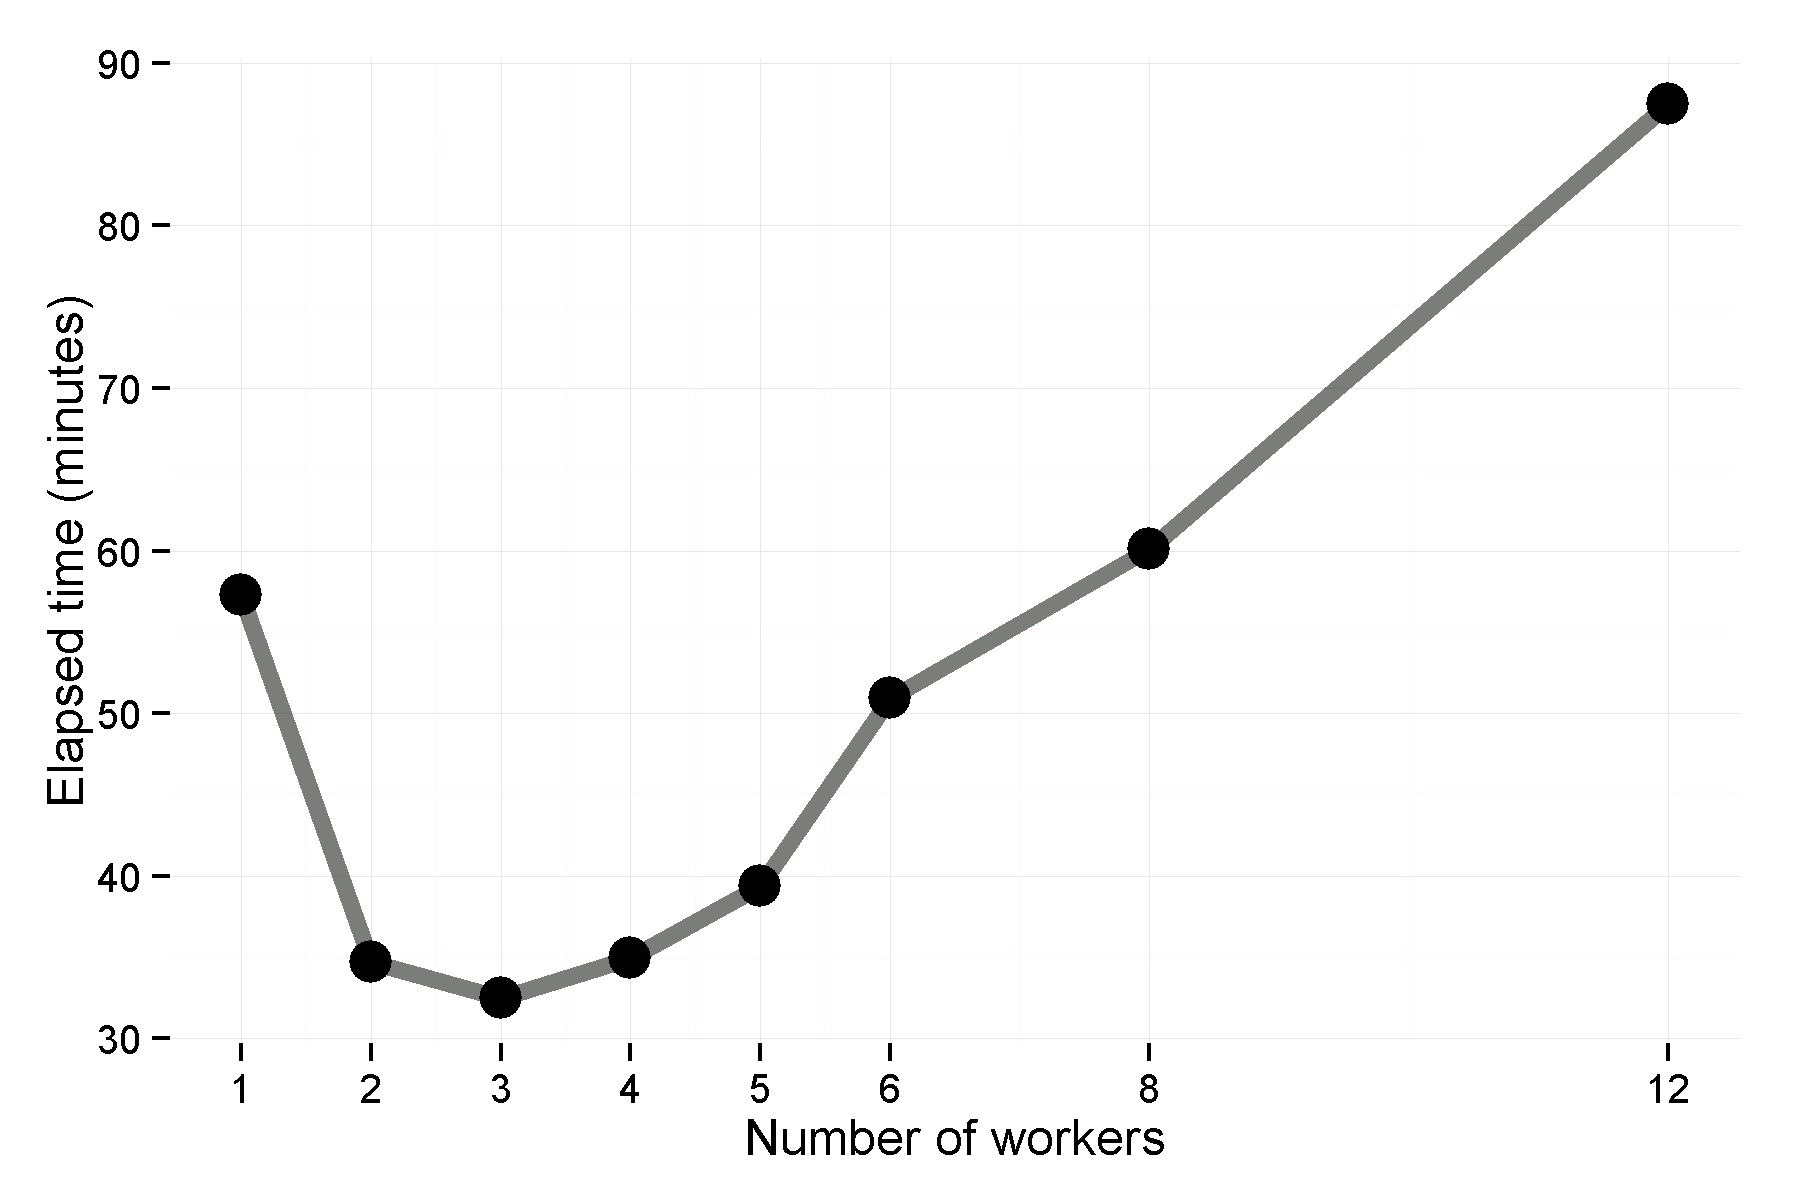

Source code (R):
sink("parallelGLMTuning.txt")

library("doParallel")
library("data.table")

Sys.info()
sessionInfo()

# Set up the test data
J <- 100  # This is the number of models to fit
N <- 1e6  # This is the size of the dataset
i <- rep(1:N, each=J)
D <- data.table(i,  # id
                j = rep(1:J, N),  # index repitition
                x1 = rep(rbinom(N, 1, 0.5), each=J),  # group membership, adult/child
                x2 = rnorm(N * J),  # fake risk factor
                x3 = rnorm(N * J),  # fake risk factor
                x4 = rbinom(N * J, 1, 0.5),  # fake risk factor
                x5 = rbinom(N * J, 1, 0.5))  # fake risk factor
D <- D[, logitp := -5 + x1 + x2 + x3 + x4 + x5]
D <- D[, p := exp(logitp) / (1 + exp(logitp))]
D <- D[, y := rbinom(N * J, 1, p)]
D <- rbind(D[, k := j], 
           D[x1 == 0, ][, k := as.integer(J * (x1 + 1) + j)], 
           D[x1 == 1, ][, k := as.integer(J * (x1 + 1) + j)])
setkey(D, k, i, j)
rm(i)
message(sprintf("Size of data.table() object: %.05g GB", object.size(D) / 1e9))

# Define the wrapper functions
runClusters <- function (workers, D) {
  model <- function (D) {
    require(data.table)
    fx <- formula(y ~ x1 + x2 + x3 + x4 + x5)
    M <- glm(fx, data=D, family=binomial)
    fitted(M)
  }
  summarize <- function (workers, t, p) {
    data.frame(workers=workers,
               user = t[1],
               sys = t[2],
               elapsed = t[3],
               meanPhat = mean(unlist(p)),
               row.names = NULL)
  }
  cl <- makeCluster(workers)
  registerDoParallel(cl, cores=workers)
  ptime <- system.time(
    phat <- foreach(K = 1:(J * 3)) %dopar% {
      model(D[k == K, ])
    }
  )
  stopCluster(cl)
  summarize(workers, ptime, phat)
}

# Run with various number of workers
n12 <- runClusters(12, D)
n8  <- runClusters(8 , D)
n6  <- runClusters(6 , D)
n5  <- runClusters(5 , D)
n4  <- runClusters(4 , D)
n3  <- runClusters(3 , D)
n2  <- runClusters(2 , D)
n1  <- runClusters(1 , D)

# Summarize
summary <- data.table(models = J,
                      size = N,
                      rbind(n12, n8, n6, n5, n4, n3, n2, n1),
                      timestamp = Sys.time(),
                      nodename = Sys.info()["nodename"],
                      machine = Sys.info()["machine"],
                      user = Sys.info()["user"],
                      R.version = sessionInfo()$R.version$version.string,
                      platform = sessionInfo()$platform,
                      running = sessionInfo()$running)
write.csv(summary, file="parallelGLMTuning.csv", row.names=FALSE)
file.info("parallelGLMTuning.csv")

library(ggplot2)
G <- ggplot(summary, aes(x=workers, y=elapsed / 60))
G <- G + geom_point(size=5)
G <- G + geom_line(alpha=1/2, size=2)
G <- G + scale_x_continuous("Number of workers", breaks=summary$workers)
G <- G + scale_y_continuous("Elapsed time (minutes)")
G <- G + theme_minimal()
ggsave("parallelGLMTuning.png", width=6, height=4, units="in")
file.info("parallelGLMTuning.png")


sink()
